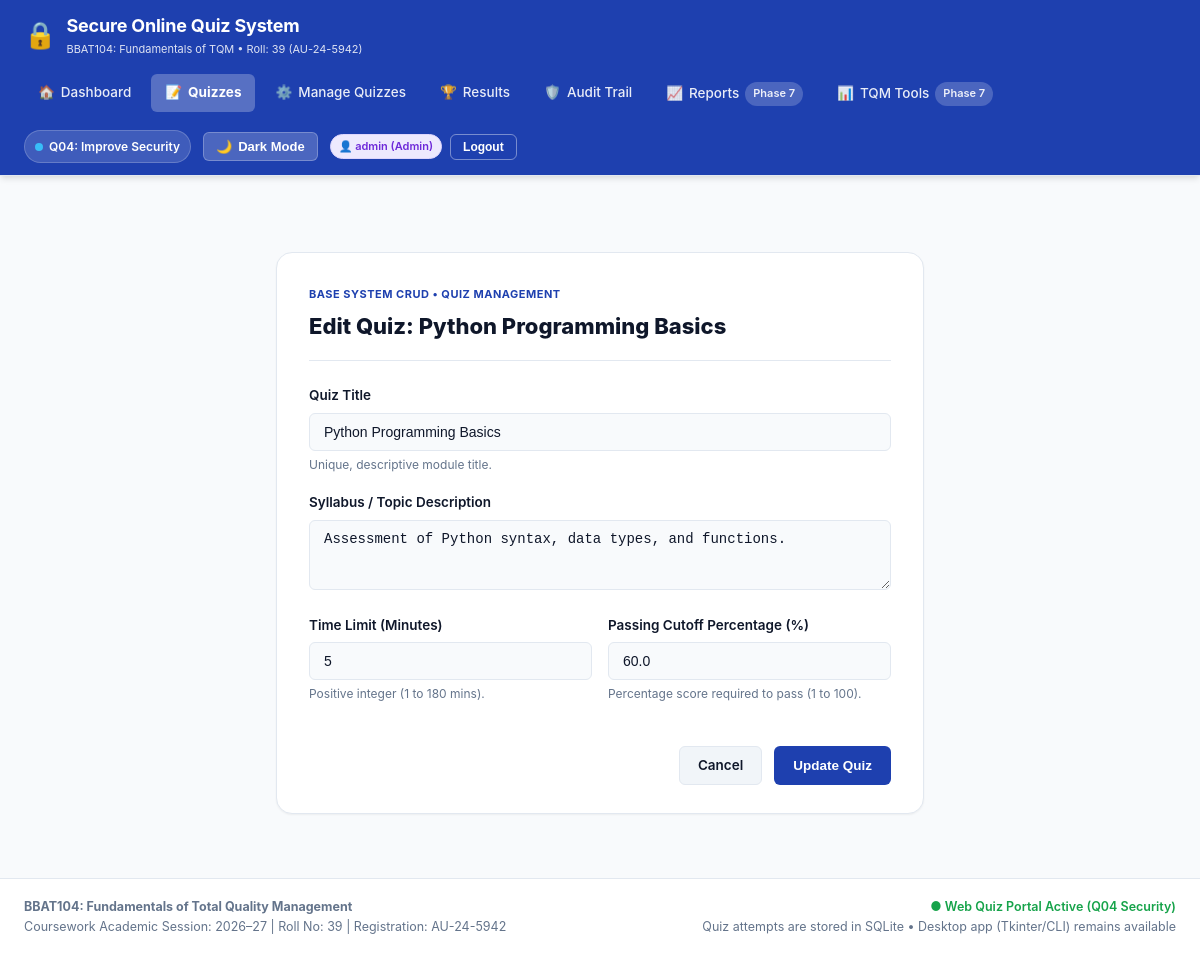
The app's page /quizzes/2/edit (signed in) with its own data.
### tables this page shows
CREATE TABLE users (
        id INTEGER PRIMARY KEY AUTOINCREMENT,
        username TEXT NOT NULL UNIQUE COLLATE NOCASE,
        email TEXT NOT NULL UNIQUE COLLATE NOCASE,
        password_hash TEXT NOT NULL,
        role TEXT NOT NULL DEFAULT 'student' CHECK(role IN ('admin', 'instructor', 'student')),
        is_active INTEGER NOT NULL DEFAULT 1,
        created_at TEXT DEFAULT CURRENT_TIMESTAMP
    );

CREATE TABLE quizzes (
        id INTEGER PRIMARY KEY AUTOINCREMENT,
        title TEXT NOT NULL UNIQUE,
        description TEXT,
        time_limit_mins INTEGER DEFAULT 10,
        pass_percentage REAL DEFAULT 50.0,
        created_at TEXT DEFAULT CURRENT_TIMESTAMP
    );

### app.py (the view, shortened to what this page needs)
@app.route("/quizzes/<int:quiz_id>/edit", methods=["GET", "POST"])
@role_required("admin", "instructor")
def quiz_edit(quiz_id):
    quiz = database.get_quiz_by_id(quiz_id)
    if quiz is None:
        return render_template("not_found.html"), 404
    return render_template("quiz_form.html", quiz=quiz)

### app.py (called while the page is built, shortened)
def get_csrf_token():
    token = session.get("csrf_token") or session.get("attempt_csrf_token")
    if token is None:
        token = secrets.token_urlsafe(32)
        session["csrf_token"] = token
        session["attempt_csrf_token"] = token
    return CSRFTokenStr(token)

@app.context_processor
def inject_template_globals():
    current_user = None
    user_id = session.get("user_id")
    if user_id:
        current_user = database.get_user_by_id(user_id)
    return {
        "current_user": current_user,
        "csrf_token": get_csrf_token,
    }

@app.after_request
def add_security_headers(response):
    response.headers["X-Frame-Options"] = "SAMEORIGIN"
    response.headers["X-Content-Type-Options"] = "nosniff"
    response.headers["X-XSS-Protection"] = "1; mode=block"
    response.headers["Referrer-Policy"] = "strict-origin-when-cross-origin"
    return response

def role_required(*allowed_roles):
    def decorator(f):
        @wraps(f)
        def decorated_function(*args, **kwargs):
            user_id = session.get("user_id")
            if not user_id:
                flash("Please sign in to access this page.", "warning")
                return redirect(url_for("login", next=request.path))
            user_role = session.get("role")
            return f(*args, **kwargs)
        return decorated_function
    return decorator

### database.py (called while the page is built)
def get_connection():
    conn = sqlite3.connect(DB_PATH)
    conn.row_factory = sqlite3.Row
    conn.execute("PRAGMA foreign_keys = ON")
    return conn

def get_quiz_by_id(quiz_id):
    conn = get_connection()
    cursor = conn.cursor()
    cursor.execute("SELECT * FROM quizzes WHERE id = ?", (quiz_id,))
    row = cursor.fetchone()
    conn.close()
    return dict(row) if row else None

def get_user_by_id(user_id):
    conn = get_connection()
    cursor = conn.cursor()
    try:
        cursor.execute("SELECT 1 FROM sqlite_master WHERE type='table' AND name='users'")
        if not cursor.fetchone():
            return None
        cursor.execute("SELECT * FROM users WHERE id = ?", (user_id,))
        row = cursor.fetchone()
        return dict(row) if row else None
    finally:
        conn.close()

### templates/quiz_form.html (shortened to what this page needs)
{% extends "base.html" %}
{% block content %}
<div class="auth-container" style="max-width: 680px;">
    <div class="form-card">
        <div style="margin-bottom: 24px; border-bottom: 1px solid var(--border-color); padding-bottom: 16px;">
            <span class="goal-tag">Base System CRUD &bull; Quiz Management</span>
            <h1 style="font-size: 22px; font-weight: 800; color: var(--text-primary); margin-top: 4px;">
                {{ "Edit Quiz: " ~ quiz.title if quiz else "Create New Assessment Quiz" }}
            </h1>
        </div>
        <form method="POST" action="{{ url_for('quiz_edit', quiz_id=quiz.id) if quiz else url_for('quiz_create') }}">
            <div class="form-group">
                <label for="title" class="form-label">Quiz Title</label>
                <input type="text" id="title" name="title" class="form-input" required autofocus placeholder="e.g. Statistical Quality Control Fundamentals" value="{{ (quiz.title if quiz else title) or '' }}">
                <span class="form-help">Unique, descriptive module title.</span>
            </div>
            <div class="form-group">
                <label for="description" class="form-label">Syllabus / Topic Description</label>
                <textarea id="description" name="description" class="form-textarea" rows="3" placeholder="Summary of topics covered, instructions, and target learning outcomes">{{ (quiz.description if quiz else description) or '' }}</textarea>
            </div>
            <div style="display: grid; grid-template-columns: 1fr 1fr; gap: 16px;">
                <div class="form-group">
                    <label for="time_limit_mins" class="form-label">Time Limit (Minutes)</label>
                    <input type="number" id="time_limit_mins" name="time_limit_mins" class="form-input" min="1" max="180" required value="{{ (quiz.time_limit_mins if quiz else time_limit_mins) or 10 }}">
                    <span class="form-help">Positive integer (1 to 180 mins).</span>
                </div>
                <div class="form-group">
                    <label for="pass_percentage" class="form-label">Passing Cutoff Percentage (%)</label>
                    <input type="number" id="pass_percentage" name="pass_percentage" class="form-input" min="1" max="100" step="0.5" required value="{{ (quiz.pass_percentage if quiz else pass_percentage) or 50.0 }}">
                    <span class="form-help">Percentage score required to pass (1 to 100).</span>
                </div>
            </div>
            <div class="form-actions">
                <a href="{{ url_for('quizzes_manage') }}" class="btn btn-secondary">Cancel</a>
                <button type="submit" class="btn btn-primary">
                    {{ "Update Quiz" if quiz else "Save New Quiz" }}
                </button>
            </div>
        </form>
    </div>
</div>
{% endblock %}

### templates/base.html (shortened to what this page needs)
<!DOCTYPE html>
<html lang="en" data-theme="light">
<head>
    <link rel="stylesheet" href="{{ url_for('static', filename='css/style.css') }}">
</head>
<body>
    <header class="app-header">
        <div class="header-container">
            <div class="brand-section">
                <a href="{{ url_for('index') }}" class="brand-logo">
                    <span class="logo-icon">🔒</span>
                    <div class="brand-text">
                        <span class="system-title">Secure Online Quiz System</span>
                        <span class="course-subtitle">BBAT104: Fundamentals of TQM &bull; Roll: 39 (AU-24-5942)</span>
                    </div>
                </a>
            </div>
            <nav class="main-nav" aria-label="Main Navigation">
                <ul class="nav-list">
                    <li class="nav-item">
                        <a href="{{ url_for('index') }}" class="nav-link {% if request.path == '/' %}active{% endif %}">
                            <span class="nav-icon">🏠</span> Dashboard
                        </a>
                    </li>
                    <li class="nav-item">
                        <a href="{{ url_for('quizzes') }}" class="nav-link {% if request.path == '/quizzes' or request.path.startswith('/quizzes/') and not request.path.startswith('/quizzes/manage') %}active{% endif %}">
                            <span class="nav-icon">📝</span> Quizzes
                        </a>
                    </li>
                    {% if current_user and current_user.role in ['instructor', 'admin'] %}
                    <li class="nav-item">
                        <a href="{{ url_for('quizzes_manage') }}" class="nav-link {% if request.path.startswith('/quizzes/manage') or request.path.startswith('/quizzes/create') %}active{% endif %}">
                            <span class="nav-icon">⚙️</span> Manage Quizzes
                        </a>
                    </li>
                    {% endif %}
                    <li class="nav-item">
                        <a href="{{ url_for('results_view') }}" class="nav-link {% if request.path == '/results' %}active{% endif %}">
                            <span class="nav-icon">🏆</span> Results
                        </a>
                    </li>
                    {% if current_user and current_user.role == 'admin' %}
                    <li class="nav-item">
                        <a href="{{ url_for('audit_logs_view') }}" class="nav-link {% if request.path == '/audit-logs' %}active{% endif %}">
                            <span class="nav-icon">🛡️</span> Audit Trail
                        </a>
                    </li>
                    {% endif %}
                    <li class="nav-item">
                        <a href="{{ url_for('reports_placeholder') }}" class="nav-link {% if request.path == '/reports' %}active{% endif %}">
                            <span class="nav-icon">📈</span> Reports <span class="badge badge-muted">Phase 7</span>
                        </a>
                    </li>
                    <li class="nav-item">
                        <a href="{{ url_for('tqm_placeholder') }}" class="nav-link {% if request.path == '/tqm' %}active{% endif %}">
                            <span class="nav-icon">📊</span> TQM Tools <span class="badge badge-muted">Phase 7</span>
                        </a>
                    </li>
                </ul>
            </nav>
            <div class="header-utilities">
                <span class="goal-badge" title="Assigned Quality Goal: Q04 - Improve Security">
                    <span class="goal-dot"></span> Q04: Improve Security
                </span>
                <button id="themeToggleBtn" class="btn-theme-toggle" aria-label="Toggle light or dark theme" aria-pressed="false" title="Toggle Theme (Shortcut: Press 'T')">
                    <span id="themeIcon">🌙</span>
                    <span id="themeLabel" class="theme-label-text">Theme</span>
                </button>
                {% if current_user %}
                <div style="display: flex; align-items: center; gap: 8px;">
                    <span class="badge badge-{{ current_user.role }}" title="Logged in as {{ current_user.role }}">
                        👤 {{ current_user.username }} ({{ current_user.role|capitalize }})
                    </span>
                    <form method="POST" action="{{ url_for('logout') }}" style="margin: 0;">
                        <button type="submit" class="btn btn-outline btn-sm" style="color: #FFFFFF; border-color: rgba(255,255,255,0.4);">
                            Logout
                        </button>
                    </form>
                </div>
                {% endif %}
            </div>
        </div>
    </header>
    <main class="main-content" id="mainContent">
        {% block content %}{% endblock %}
    </main>
    <footer class="app-footer">
        <div class="footer-container">
            <div class="footer-col">
                <strong>BBAT104: Fundamentals of Total Quality Management</strong>
                <p>Coursework Academic Session: 2026&ndash;27 | Roll No: 39 | Registration: AU-24-5942</p>
            </div>
            <div class="footer-col text-right">
                <span class="status-indicator">● Web Quiz Portal Active (Q04 Security)</span>
                <p>Quiz attempts are stored in SQLite &bull; Desktop app (Tkinter/CLI) remains available</p>
            </div>
        </div>
    </footer>
</body>
</html>

### records on screen
users: username "admin", role "Admin"
quizzes: title "Edit Quiz: Python Programming Basics", title "Python Programming Basics", description "Assessment of Python syntax, data types, and functions.", time_limit_mins "5", pass_percentage "60.0"

### other values on screen
{{ "Update Quiz" if quiz else "Save New Quiz" }} "Update Quiz"
